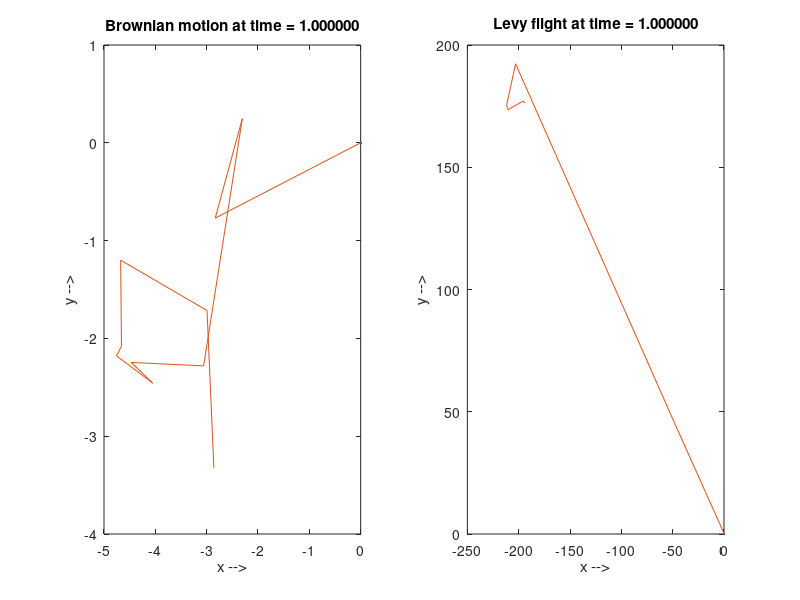
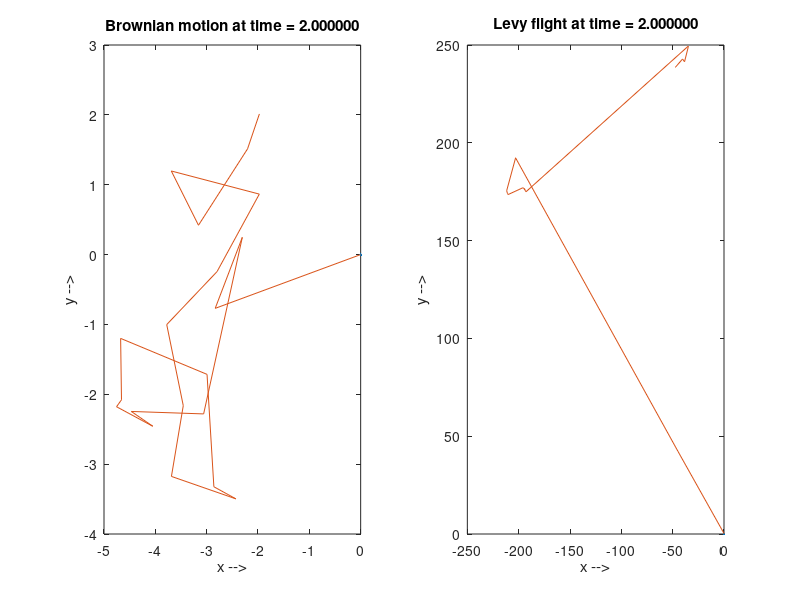
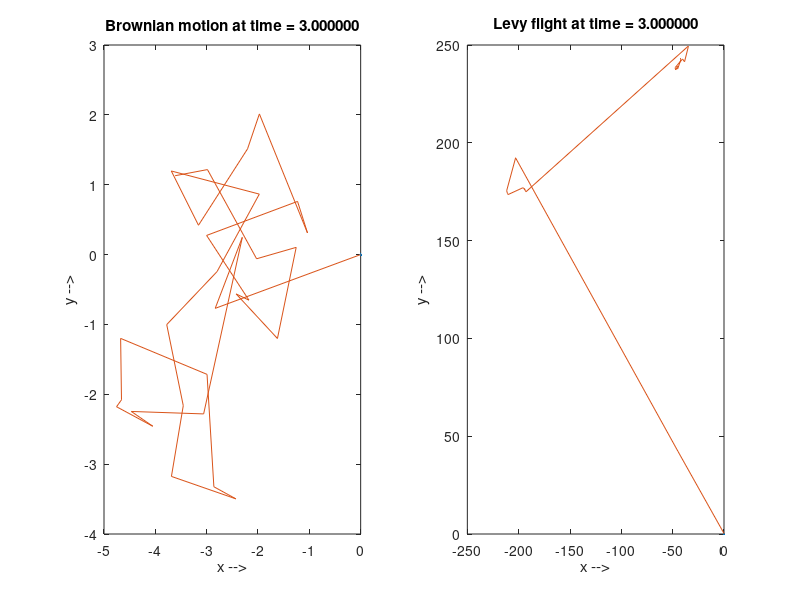
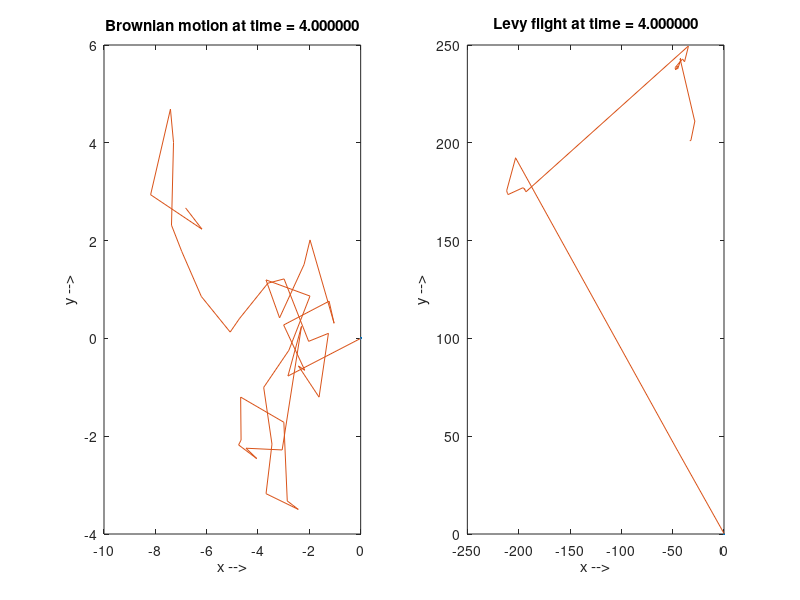

MATLAB code to generate these figures, in order: (Note: this script raises an error after producing the figures.)
%================ Levy flight vs Brownian motion in 2d ==================%
%                                                                        %
%   The particle is initially located at [0,0].                          %
%   Assumptions:                                                         %
%       * diffusion is homogeneous                                       %
%       * step size ~ L(s,alpha)                                         %
%         where L(s,alpha) = |s|^(-1 - alpha) for s large, alpha > 0     %
%                                                                        %
%   Written by: Xige Yang                                                %
%========================================================================%

clear all;
close all;
clc;

% Parameters
T = 80;           % total time
T0 = 0.;            % initial time
dt = .1;            % time step
alpha = 1;        
x1 = 0; y1 = 0;
x2 = 0; y2 = 0;
sigma = 1;       % Standard deviation of short-range diffusion
jump = 5;

% Initialize
path_b = [];
path_l = [];

% Add plots
figure;
s=get(gcf, 'Position');
s(3)=500;
s(4)=200;
set(gcf, 'Position', s);
% For Browian Motion
subplot(1,2,1);
plot(x1,y1);
xlabel('x -->');
ylabel('y -->');
title(sprintf('Brownian motion at time = %f', T0));
% For Random Walk
subplot(1,2,2)
plot(x2,y2);
xlabel('x -->');
ylabel('y -->');
title(sprintf('Random walk at time = %f', T0));

% Iteration to store positions of particles
for t = dt:dt:T
    %% Brownian motion part
    x_prev = x1; y_prev = y1;
    
    % updating positions
    step = sigma*randn(1,2);
    x1 = x_prev + step(1);
    y1 = y_prev + step(2);
    path_b = [path_b; norm(step)];
    
    % updating plots
    subplot(1,2,1);
    line([x_prev,x1],[y_prev,y1]);
    title(sprintf('Brownian motion at time = %f', t));
    
    %% Levy flight part
    x_prev = x2; y_prev = y2;
    theta = 2*pi*rand();    % moving direction, homogeneity assumption
    
    % creating levy distribution (changerable)
    top = gamma(1+alpha)*sin(pi*alpha/2);
    bottom = gamma((1+alpha)/2)*alpha*2^((alpha-1)/2);
    sigma_u = (top/bottom)^(1/alpha);
    u = sigma_u*randn(); 
    v = sigma*randn();
    step = u./(abs(v).^(1/alpha));
    path_l = [path_l; norm(step)];
    
    % updating position
    x2 = x_prev + step * cos(theta);
    y2 = y_prev + step * sin(theta);
    subplot(1,2,2);
    line([x_prev,x2],[y_prev,y2]);
    title(sprintf('Levy flight at time = %f', t));
    drawnow;
    
    saveInd = floor(t/dt);
    if mod(saveInd,10) == 0
        saveas(gcf,sprintf('Imgs_vs/Compare_%03d.png',floor(saveInd/10)));
    end
    
end

figure;
subplot(1,2,1);
hb = histogram(path_b);
title('Brownian motion steps')
subplot(1,2,2);
hl = histogram(path_l);
title('Levy flight steps')